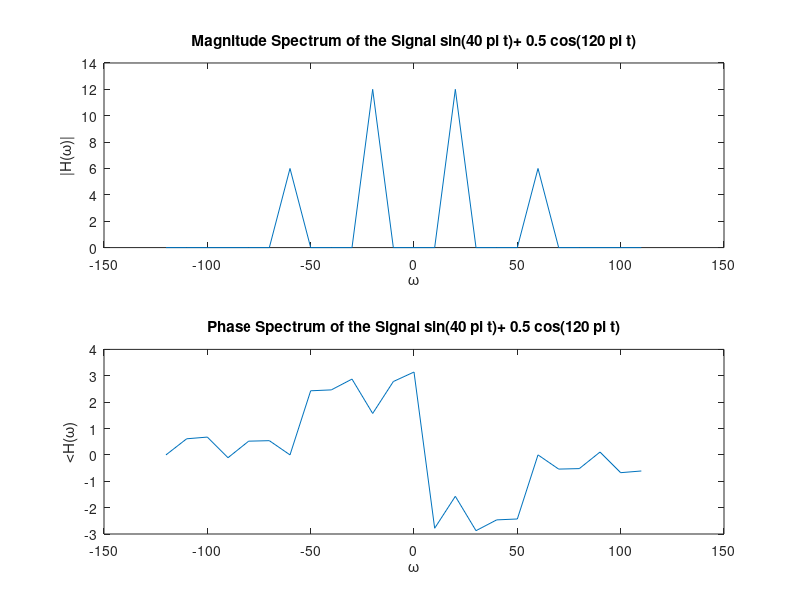
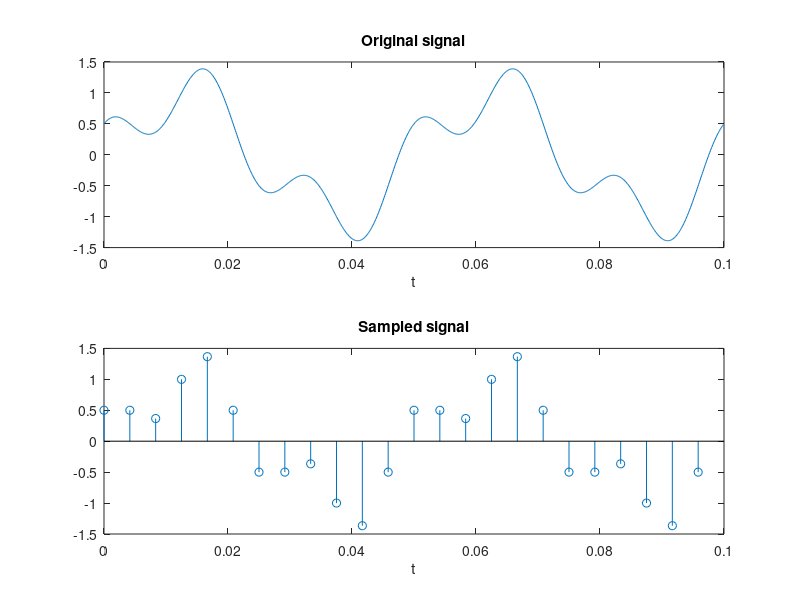

Reproduce these figures in MATLAB, in order. (Note: this script raises an error after producing the figures.)
fs = 240;              %Sampling rate  and use fs = 4 for last four digit of my roll no.
Ts = 1/(fs);           %Sampling period
td = 0:Ts:0.1-Ts;
tc = 0:1e-4:0.1-1e-4;

%Signal
x = sin(2*pi*20*td)+ 0.5*cos(2*pi*60*td);

%Spectrum
S3_shift = fftshift(fft(x));
n = length(x);
fshift = (-n/2:n/2-1)*(fs/n);

%Plot
figure(1);
subplot(2,1,1)
plot(fshift, abs(S3_shift));
title("Magnitude Spectrum of the Signal sin(40 \pi t)+ 0.5 cos(120 \pi t)");
xlabel('\omega');
ylabel('|H(\omega)|');

figure(1);
subplot(2,1,2)
plot(fshift, angle(S3_shift));
title("Phase Spectrum of the Signal sin(40 \pi t)+ 0.5 cos(120 \pi t)");
xlabel('\omega');
ylabel('<H(\omega)');

%Plotting original signal
xc = sin(2*pi*20*tc)+ 0.5*cos(2*pi*60*tc);
figure(2);
subplot(2,1,1);
plot(tc,xc);
title("Original signal");
xlabel("t");


%Plotting sampled signal
figure(2);
subplot(2,1,2);
stem(td,x)
title("Sampled signal")
xlabel("t")

%Reconstruction
xu = [ x ; zeros(size(x))];
xu = xu(:).'; % upsampled version of x 

h_zoh = [1 1];
h_foh = [1 2 1]/2;

y_zoh = conv(xu, h_zoh); % zero-order hold
y_foh = conv(xu, h_foh); % delayed first order hold

xr = zeros(size(tc)); %initialization
sinc_train = zeros(N,length(tc)); %initialization
for n = 0:N-1
   %unless we define our sinc with a value in zero it will introduce NaN which
   %lead to a small error
   sinc_train(n+1,:) = sin(pi*(tc-n*Ts)/Ts)./(pi*(tc-n*Ts)/Ts); %sinc train
   %sinc_train(n+1,:) = sinc((tc-n*Ts)/Ts); %sinc train
   current_sinc=xd(n+1)*sinc_train(n+1,:); %a sinc scaled by the sample value
   xr = xr + current_sinc; %generation of the reconstructed signal summing the sinc scaled
end

%Displaying
t_zoh = linspace(0,0.1-Ts,length(y_zoh));
figure(3);
subplot(3,1,1)
plot(t_zoh,y_zoh,'b','linewidth',1)
title("Reconstruction using Zero-order hold");
xlabel("t")

t_foh = linspace(0,0.1-Ts,length(y_foh));
figure(3);
subplot(3,1,2);
plot(t_foh,y_foh,'r','linewidth',1)
title("Reconstruction using First-order hold");
xlabel("t")

figure(3);
subplot(3,1,3);
tr = linspace(0,0.1,length(xr));
plot(tr,xr);
title("Reconstruction using sinc")
xlabel("t")





